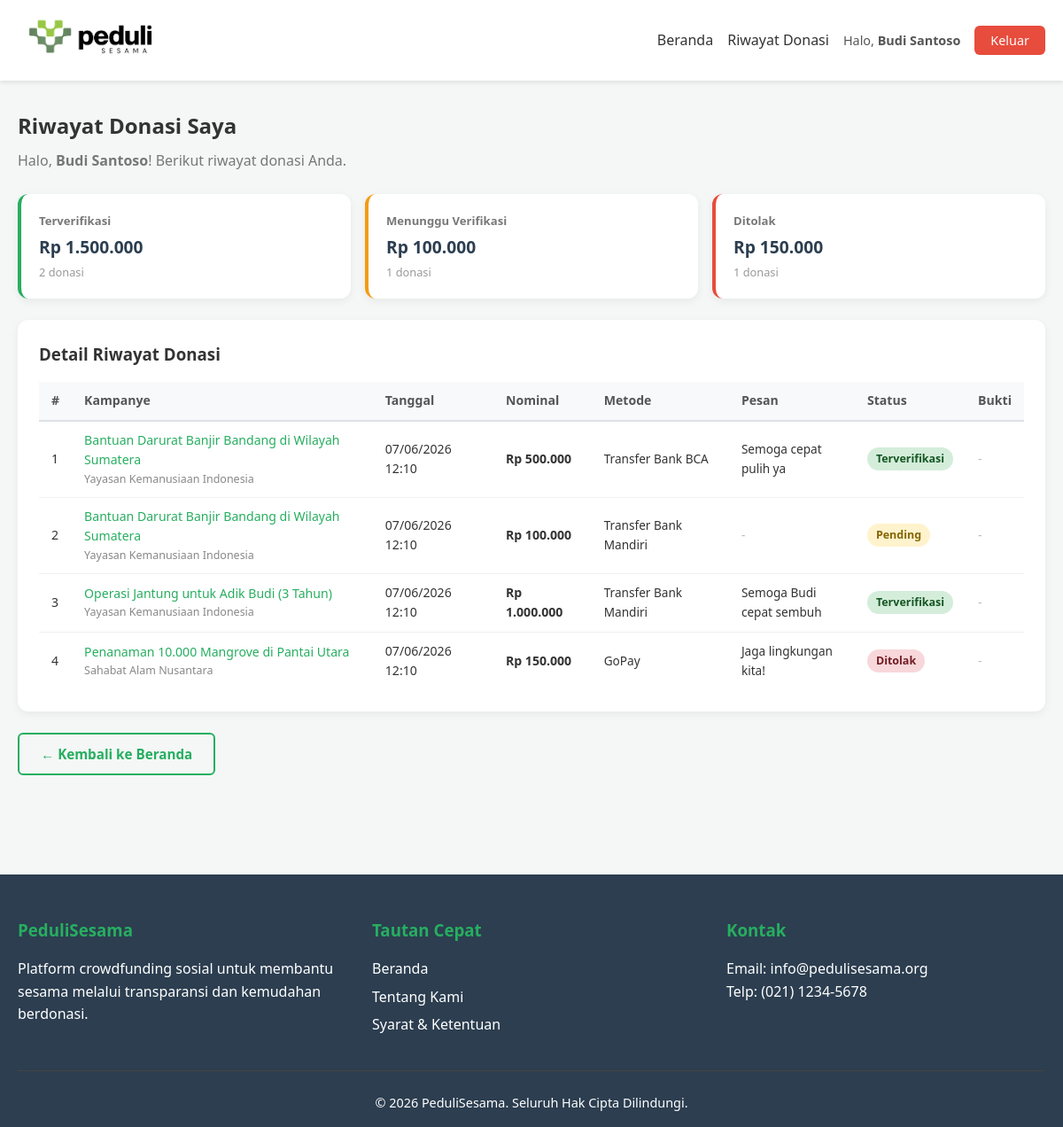
The page /dashboard/donatur.php (signed in) on the database its author committed.
### tables this page shows
CREATE TABLE `donations` (
  `id` int(11) NOT NULL,
  `campaign_id` int(11) NOT NULL,
  `donatur_id` int(11) NOT NULL,
  `nominal` decimal(15,2) NOT NULL,
  `metode_pembayaran` varchar(100) NOT NULL,
  `pesan` text DEFAULT NULL,
  `bukti_path` varchar(255) DEFAULT NULL,
  `status` enum('pending','verified','rejected') NOT NULL DEFAULT 'pending',
  `created_at` timestamp NOT NULL DEFAULT current_timestamp()
);

CREATE TABLE `campaigns` (
  `id` int(11) NOT NULL,
  `pengelola_id` int(11) NOT NULL,
  `judul` varchar(255) NOT NULL,
  `kategori` enum('Bencana Alam','Pendidikan','Kesehatan','Lingkungan','Fasilitas Umum','Lainnya') NOT NULL,
  `lokasi` varchar(200) NOT NULL,
  `deskripsi` text NOT NULL,
  `target_dana` decimal(15,2) NOT NULL,
  `dana_terkumpul` decimal(15,2) NOT NULL DEFAULT 0.00,
  `deadline` date NOT NULL,
  `poster_path` varchar(255) DEFAULT NULL,
  `info_rekening` text NOT NULL,
  `created_at` timestamp NOT NULL DEFAULT current_timestamp()
);

CREATE TABLE `users` (
  `id` int(11) NOT NULL,
  `nama` varchar(150) NOT NULL,
  `email` varchar(150) NOT NULL,
  `phone` varchar(20) NOT NULL,
  `password` varchar(255) NOT NULL,
  `role` enum('donatur','pengelola') NOT NULL DEFAULT 'donatur',
  `nama_kantor` varchar(200) DEFAULT NULL,
  `alamat` text DEFAULT NULL,
  `created_at` timestamp NOT NULL DEFAULT current_timestamp()
);

### includes/auth.php (called while the page is built, shortened)
<?php
function formatRupiah($amount)
{
    return 'Rp ' . number_format($amount, 0, ',', '.');
}

### dashboard/donatur.php (the view, shortened to what this page needs)
<?php
require_once '../includes/auth.php';
$db  = getDB();
$uid = $_SESSION['user_id'];
$stmt = $db->prepare(
    'SELECT d.*, c.judul AS judul_kampanye, c.id AS campaign_id,
            u.nama_kantor AS penyelenggara
     FROM donations d
     JOIN campaigns c ON d.campaign_id = c.id
     JOIN users u ON c.pengelola_id = u.id
     WHERE d.donatur_id = :uid
     ORDER BY d.created_at DESC'
);
$stmt->execute([':uid' => $uid]);
$donations = $stmt->fetchAll();
$ringkasan = ['verified' => ['total' => 0, 'count' => 0], 'pending' => ['total' => 0, 'count' => 0], 'rejected' => ['total' => 0, 'count' => 0]];
foreach ($donations as $d) {
    $ringkasan[$d['status']]['total'] += $d['nominal'];
    $ringkasan[$d['status']]['count']++;
}
include '../includes/header.php';
?>
<main class="container" style="padding-top:2rem;padding-bottom:3rem;">
    <h2 style="margin-bottom:0.5rem;">Riwayat Donasi Saya</h2>
    <p style="color:#777;margin-bottom:1.5rem;">Halo, <strong><?= htmlspecialchars($_SESSION['nama']) ?></strong>! Berikut riwayat donasi Anda.</p>
    <div class="stats-summary">
        <div class="stat-card stat-verified">
            <div class="stat-info">
                <div class="stat-label">Terverifikasi</div>
                <div class="stat-amount"><?= formatRupiah($ringkasan['verified']['total']) ?></div>
                <div class="stat-count"><?= $ringkasan['verified']['count'] ?> donasi</div>
            </div>
        </div>
        <div class="stat-card stat-pending">
            <div class="stat-info">
                <div class="stat-label">Menunggu Verifikasi</div>
                <div class="stat-amount"><?= formatRupiah($ringkasan['pending']['total']) ?></div>
                <div class="stat-count"><?= $ringkasan['pending']['count'] ?> donasi</div>
            </div>
        </div>
        <div class="stat-card stat-rejected">
            <div class="stat-info">
                <div class="stat-label">Ditolak</div>
                <div class="stat-amount"><?= formatRupiah($ringkasan['rejected']['total']) ?></div>
                <div class="stat-count"><?= $ringkasan['rejected']['count'] ?> donasi</div>
            </div>
        </div>
    </div>
    <div class="table-card">
        <h3 style="margin-bottom:1rem;"> Detail Riwayat Donasi</h3>
        <?php if (empty($donations)): ?>
            <div class="empty-state">
                <p>Anda belum pernah melakukan donasi.</p>
                <a href="../index.php" class="btn btn-primary" style="margin-top:1rem;">Cari Kampanye</a>
            </div>
        <?php else: ?>
            <div class="table-responsive">
                <table class="data-table">
                    <thead>
                        <tr>
                            <th>#</th>
                            <th>Kampanye</th>
                            <th>Tanggal</th>
                            <th>Nominal</th>
                            <th>Metode</th>
                            <th>Pesan</th>
                            <th>Status</th>
                            <th>Bukti</th>
                        </tr>
                    </thead>
                    <tbody>
                        <?php foreach ($donations as $i => $d): ?>
                            <tr>
                                <td><?= $i + 1 ?></td>
                                <td>
                                    <a href="../detail.php?id=<?= $d['campaign_id'] ?>"
                                        style="color:#27ae60;">
                                        <?= htmlspecialchars($d['judul_kampanye']) ?>
                                    </a>
                                    <div style="font-size:0.78rem;color:#888;">
                                        <?= htmlspecialchars($d['penyelenggara']) ?>
                                    </div>
                                </td>
                                <td><?= date('d/m/Y H:i', strtotime($d['created_at'])) ?></td>
                                <td style="font-weight:600;"><?= formatRupiah($d['nominal']) ?></td>
                                <td style="font-size:0.85rem;"><?= htmlspecialchars($d['metode_pembayaran']) ?></td>
                                <td style="font-size:0.85rem;max-width:150px;">
                                    <?= $d['pesan'] ? htmlspecialchars(substr($d['pesan'], 0, 50)) . (strlen($d['pesan']) > 50 ? '...' : '') : '<span style="color:#bbb;">-</span>' ?>
                                </td>
                                <td>
                                    <?php if ($d['status'] === 'verified'): ?>
                                        <span class="status-badge status-verified"> Terverifikasi</span>
                                    <?php elseif ($d['status'] === 'pending'): ?>
                                        <span class="status-badge status-pending"> Pending</span>
                                    <?php else: ?>
                                        <span class="status-badge status-rejected"> Ditolak</span>
                                    <?php endif; ?>
                                </td>
                                <td>
                                    <?php if ($d['bukti_path']): ?>
                                        <a href="../uploads/bukti/<?= htmlspecialchars($d['bukti_path']) ?>"
                                            target="_blank" class="btn btn-outline"
                                            style="padding:4px 10px;font-size:0.78rem;">
                                            Lihat
                                        </a>
                                    <?php else: ?>
                                        <span style="color:#bbb;font-size:0.85rem;">-</span>
                                    <?php endif; ?>
                                </td>
                            </tr>
                        <?php endforeach; ?>
                    </tbody>
                </table>
            </div>
        <?php endif; ?>
    </div>
    <div style="margin-top:1.5rem;">
        <a href="../index.php" class="btn btn-outline">&larr; Kembali ke Beranda</a>
    </div>
</main>
<?php include '../includes/footer.php'; ?>

### style.css (style rules this page uses)
* { margin: 0; padding: 0; box-sizing: border-box; }
body { font-family: "Segoe UI", Tahoma, Geneva, Verdana, sans-serif; line-height: 1.6; color: #333; background-color: #f4f7f6; }
a { text-decoration: none; color: inherit; }
.container { max-width: 1200px; margin: 0 auto; padding: 0 20px; }
.btn { display: inline-block; padding: 10px 24px; border-radius: 6px; cursor: pointer; font-weight: 600; border: none; transition: all 0.2s; font-size: 0.95rem; text-align: center; }
.btn-outline { border: 2px solid #27ae60; color: #27ae60; background: transparent; }
.status-badge { display: inline-block; padding: 3px 10px; border-radius: 20px; font-size: 0.78rem; font-weight: 700; }
.status-verified { background: #d4edda; color: #155724; }
.status-pending { background: #fff3cd; color: #856404; }
.status-rejected { background: #f8d7da; color: #721c24; }
.stats-summary { display: grid; grid-template-columns: repeat(3, 1fr); gap: 16px; margin-bottom: 1.5rem; }
.stat-card { background: #fff; border-radius: 12px; padding: 20px; display: flex; align-items: center; gap: 16px; box-shadow: 0 3px 10px rgba(0, 0, 0, 0.06); border-left: 4px solid transparent; }
.stat-verified { border-color: #27ae60; }
.stat-pending { border-color: #f39c12; }
.stat-rejected { border-color: #e74c3c; }
.stat-label { font-size: 0.82rem; color: #777; font-weight: 600; margin-bottom: 4px; }
.stat-amount { font-size: 1.2rem; font-weight: 700; color: #2c3e50; }
.stat-count { font-size: 0.8rem; color: #999; margin-top: 2px; }
.table-card { background: #fff; border-radius: 12px; padding: 24px; box-shadow: 0 3px 10px rgba(0, 0, 0, 0.06); margin-bottom: 1.5rem; }
.table-responsive { overflow-x: auto; }
.data-table { width: 100%; border-collapse: collapse; font-size: 0.88rem; }
.data-table th { background: #f8f9fa; padding: 10px 14px; text-align: left; font-weight: 700; color: #555; border-bottom: 2px solid #dee2e6; white-space: nowrap; }
.data-table td { padding: 10px 14px; border-bottom: 1px solid #f0f0f0; vertical-align: middle; }
.data-table tbody tr:last-child td { border-bottom: none; }

### rows shown on the page
donations: campaign.judul "Bantuan Darurat Banjir Bandang di Wilayah Sumatera", users.nama_kantor "Yayasan Kemanusiaan Indonesia", created_at "07/06/2026 12:10", nominal "Rp 500.000", metode_pembayaran "Transfer Bank BCA", pesan "Semoga cepat pulih ya", status "Terverifikasi"
donations: campaign.judul "Bantuan Darurat Banjir Bandang di Wilayah Sumatera", users.nama_kantor "Yayasan Kemanusiaan Indonesia", created_at "07/06/2026 12:10", nominal "Rp 100.000", metode_pembayaran "Transfer Bank Mandiri", status "Pending"
donations: campaign.judul "Operasi Jantung untuk Adik Budi (3 Tahun)", users.nama_kantor "Yayasan Kemanusiaan Indonesia", created_at "07/06/2026 12:10", nominal "Rp 1.000.000", metode_pembayaran "Transfer Bank Mandiri", pesan "Semoga Budi cepat sembuh", status "Terverifikasi"
donations: campaign.judul "Penanaman 10.000 Mangrove di Pantai Utara", users.nama_kantor "Sahabat Alam Nusantara", created_at "07/06/2026 12:10", nominal "Rp 150.000", metode_pembayaran "GoPay", pesan "Jaga lingkungan kita!", status "Ditolak"

### other values the page prints
$_SESSION['nama'] "Budi Santoso"
formatRupiah($ringkasan['verified']['total']) "Rp 1.500.000"
$ringkasan['verified']['count'] "2"
formatRupiah($ringkasan['pending']['total']) "Rp 100.000"
$ringkasan['pending']['count'] "1"
formatRupiah($ringkasan['rejected']['total']) "Rp 150.000"
$ringkasan['rejected']['count'] "1"
